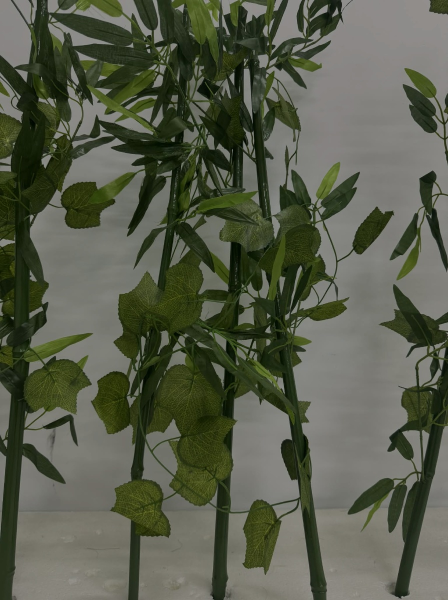
#> input picture image_stitching/02_ssl_simulate/70_dark_simulated.jpg, 896 x 1200 px, given in place of 45.jpg, which was not available (shown at 1/2 size)
$ python 3_3.py   (Python 2 division)
#> lines starting #> are read from the running program, lines starting #| are printed output that depends on the picture; pictures that were not available may be replaced by others from this repository, and a replacement may not be noted
import os
import cv2
import numpy as np
import matplotlib.pyplot as plt

# 1. 基礎設定
sift = cv2.SIFT_create(nfeatures=5000) # 設定最大特徵點數
bf = cv2.BFMatcher()

base_height = 45
all_heights = [50, 55, 60, 65, 70, 75, 80, 85, 90, 95]
key_groups = [50, 70, 90, 95]
sift_inlier_counts = []
image_folder = 'images'

def process_image_sift(path, target_long_side=1200):
#> called with path = 'images/45.jpg', target_long_side = 1200
    img_bgr = cv2.imread(path)
#> img_bgr is the input picture: shape (1200, 896, 3); mean B, G, R 75.1, 92.2, 87.6
    if img_bgr is None: return None, None, (0, 0)
    img_rgb = cv2.cvtColor(img_bgr, cv2.COLOR_BGR2RGB)

    h, w = img_rgb.shape[:2]
#> h = 1200; w = 896
    scale = target_long_side / max(h, w)
#> scale = 1
    new_h, new_w = int(h * scale), int(w * scale)
#> new_h = 1200; new_w = 896
    img_resized_rgb = cv2.resize(img_rgb, (new_w, new_h))
    img_gray = cv2.cvtColor(img_resized_rgb, cv2.COLOR_RGB2GRAY)
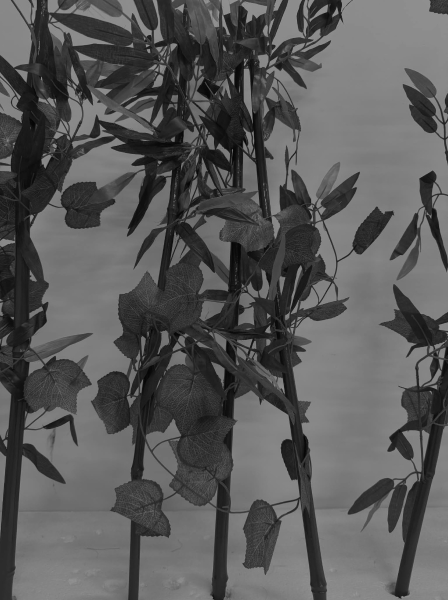
#> img_gray: shape (1200, 896) (shown at 1/2 size); min 2, max 155, mean 88.9

    return img_gray, img_resized_rgb, (new_w, new_h)

# 讀取基準影像
img0_gray, img0_rgb, (w0, h0) = process_image_sift(os.path.join(image_folder, f'{base_height}.jpg'))
kp0, des0 = sift.detectAndCompute(img0_gray, None)
#> kp0 = 3849 keypoints; strongest (x, y, size): (297, 101, 4.5), (648, 19, 10), (90, 321, 11.9), (294, 91, 3.6)

print(f"🚀 開始 SIFT 對照組分析 (基準特徵點數: {len(kp0)})")
#| 🚀 開始 SIFT 對照組分析 (基準特徵點數: 3849)

for h in all_heights:
    img1_path = os.path.join(image_folder, f'{h}.jpg')
    img1_gray, img1_rgb, (w1, h1) = process_image_sift(img1_path)
#> w1 = 896; h1 = 1200
    if img1_gray is None: continue

    # --- SIFT 特徵匹配 ---
    kp1, des1 = sift.detectAndCompute(img1_gray, None)
#> kp1 has the same summary as kp0

    # 使用 KNN 進行匹配並套用 Lowe's Ratio Test (0.75)
    matches = bf.knnMatch(des0, des1, k=2)
#> matches = 3849 matches
    good_matches = []
    for m, n in matches:
        if m.distance < 0.75 * n.distance:
            good_matches.append(m)
#> after the loop, good_matches = 3849 matches

    # 轉換坐標格式以利 RANSAC
    src_pts = np.float32([kp0[m.queryIdx].pt for m in good_matches]).reshape(-1, 1, 2)
    dst_pts = np.float32([kp1[m.trainIdx].pt for m in good_matches]).reshape(-1, 1, 2)

    # --- RANSAC 過濾 ---
    num_inliers = 0
    mkpts0_in, mkpts1_in = [], []

    if len(src_pts) > 10:
        H, mask = cv2.findHomography(src_pts, dst_pts, cv2.RANSAC, 5.0)
#> H = [[1, 2.39e-16, 1.71e-13], [-2.92e-16, 1, 5.25e-13], [-7.13e-19, 3.23e-19, 1]]; mask = 3849 values from 1 to 1
        if mask is not None:
            inliers_mask = mask.ravel().astype(bool)
            mkpts0_in = src_pts[inliers_mask].reshape(-1, 2)
#> mkpts0_in = 3849 pairs, first value 3.12 to 892.9, second value 2.72 to 1196.9
            mkpts1_in = dst_pts[inliers_mask].reshape(-1, 2)
#> mkpts1_in has the same summary as mkpts0_in
            num_inliers = len(mkpts0_in)
#> num_inliers = 3849

    sift_inlier_counts.append(num_inliers)
    print(f"📊 SIFT: 45 vs {h} | 原始匹配: {len(good_matches)} | RANSAC 後正確點: {num_inliers}")
#| 📊 SIFT: 45 vs 50 | 原始匹配: 3849 | RANSAC 後正確點: 3849

    # --- 關鍵組別視覺化 ---
    if h in key_groups:
        combined = np.hstack((img0_rgb, img1_rgb))
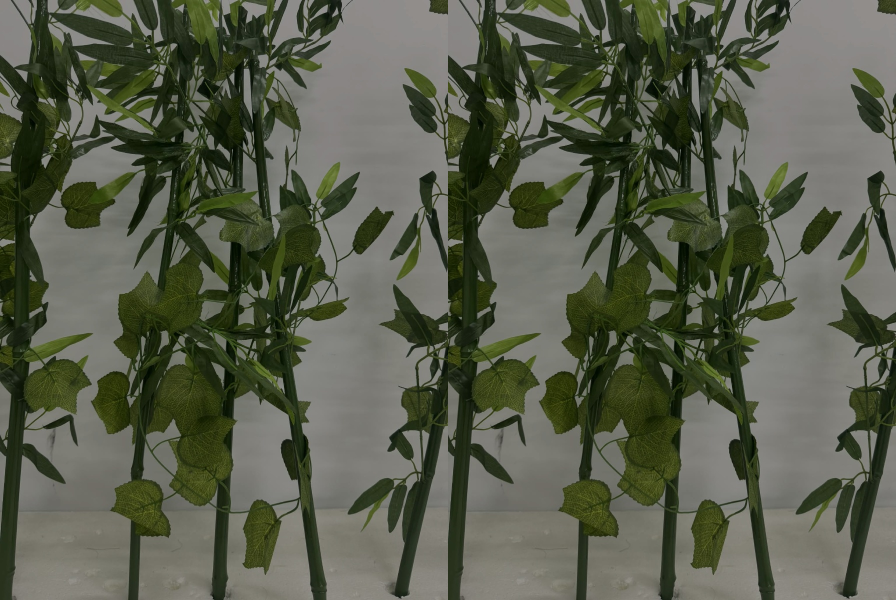
#> combined: shape (1200, 1792, 3) (shown at 1/2 size); mean R, G, B 87.6, 92.2, 75.1
        plt.figure(figsize=(20, 10))
        plt.imshow(combined)

        display_num = min(num_inliers, 120)
#> display_num = 120
        if num_inliers > 0:
            indices = np.random.choice(num_inliers, display_num, replace=False)
#> indices = 120 values, max 3821 at index 90, min 33 at index 115, mean 1967.5
            for idx in indices:
                plt.plot([mkpts0_in[idx, 0], mkpts1_in[idx, 0] + w0],
                         [mkpts0_in[idx, 1], mkpts1_in[idx, 1]],
                         color='#FFFF00', alpha=0.7, linewidth=0.8) # 黃色連線區分 SIFT
                plt.scatter([mkpts0_in[idx, 0], mkpts1_in[idx, 0] + w0],
                            [mkpts0_in[idx, 1], mkpts1_in[idx, 1]], color='blue', s=3)
#> this loop made 120 passes
#> idx on passes 1 to 12: 3181, 1271, 3126, 2819, 1051, 735, 1493, 452, 935, 2342, 3576, 3391

        plt.title(f"SIFT + RANSAC: 45cm vs {h}cm (Inliers: {num_inliers})", fontsize=16)
        plt.axis('off')
        plt.savefig(f'sift_vis_{base_height}_{h}.png', bbox_inches='tight', dpi=200)
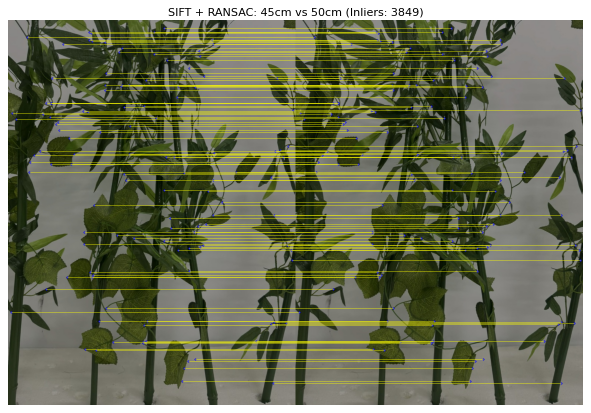
#> figure drawn by matplotlib, 1 panel
        plt.close()

# --- 2. 繪製 SIFT 趨勢圖 ---
plt.figure(figsize=(12, 7))
#> (the run stopped early here; a loop or call above may not have finished)
